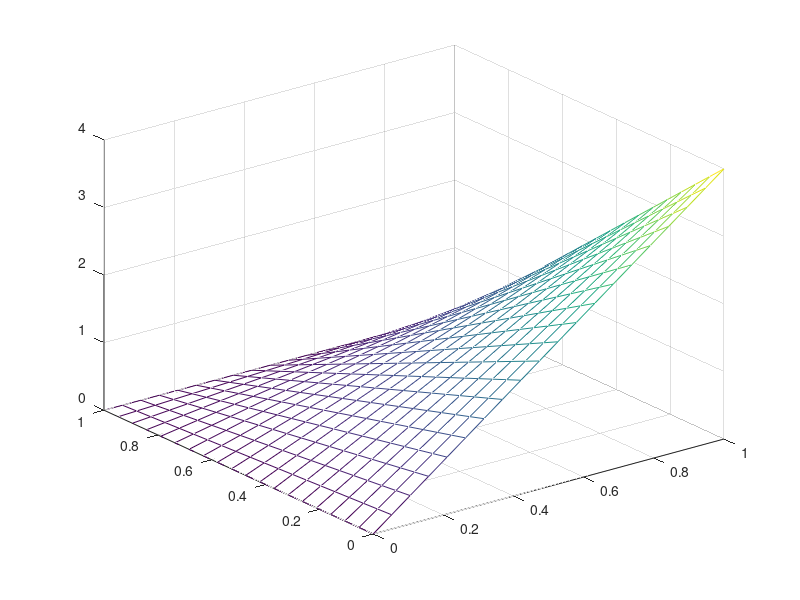
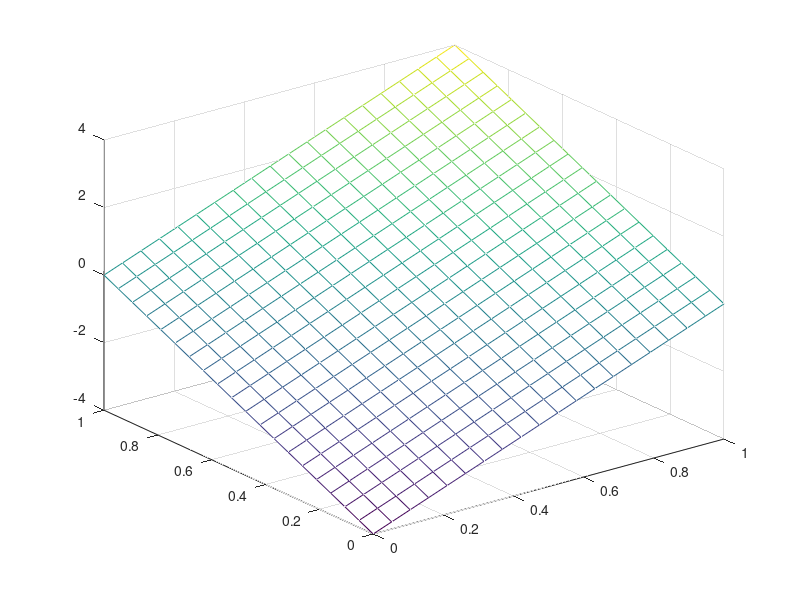

These charts were generated, in order, by the following MATLAB code:
clear
clc

a = 0 ;
b = 1 ;
c = 0 ;
d = 1 ;
f = @(x,y) 0;
x = linspace(a,b,20);
y = linspace(c,d,20);
h = x(2) -x(1);
U = zeros(length(x),length(y));

U(1,:) = 4*x;

for p = 1: 500
for i = 2: length(x)-1
   
      
    
       
       
       U(i,:) = (U(i+1,:) + U(i-1,:))/2 
       
       
   end
    
end



[X,Y] = meshgrid(x,y);

mesh(X,Y,U)

    
 Ux = zeros(length(x),length(y));
 Uy = zeros(length(x),length(y));
 
 Ux(:,length(x)) = (U(:,length(x))-U(:,length(x)-1))/h;
 Uy(length(y),:) = (U(length(y),:)-U(length(y)-1,:))/h;
 
 for i = 1 : length(x)-1
    
 Ux(:,i) = (-U(:,i)+U(:,i+1))/h;
 Uy(i,:) = (-U(i,:)+U(i+1,:))/h;
     
 end

U1 = -(Ux + Uy)

figure(2)
mesh(X,Y,U1)
